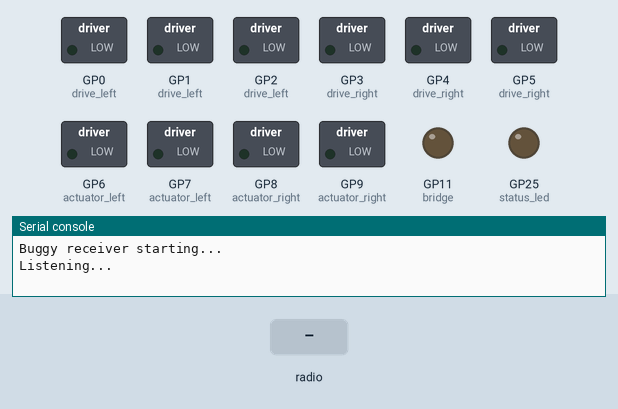
The program below on a simulated Raspberry Pi Pico running MicroPython. Shown: switched loads named in the program (green lamp = pin HIGH), output pins drawn as LEDs (lit = HIGH), the last lines printed to the serial console. The test bench sets the inputs (shaded band). Pins used as bus, display or sensor lines are not drawn.

Above: at 1.2 s.
1.3 s: radio message "1" arrives
At 1.7 s:
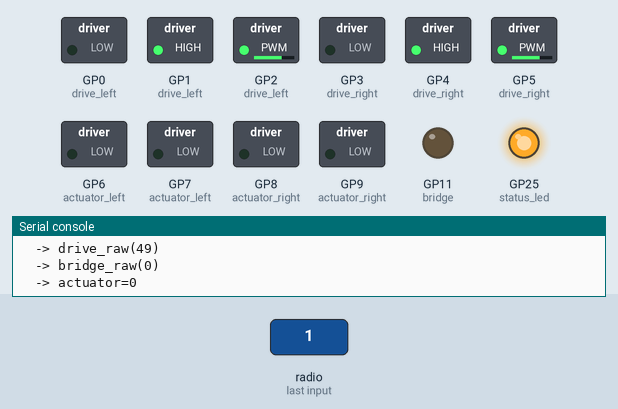
Timing chart, 0 to 4.3 s (numbered marks = the images above; inputs shaded):
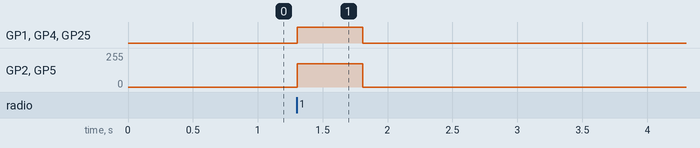

The program:

main.py
```python
"""
Hack-A-Bot Buggy Receiver
"""
import utime
import struct
from machine import Pin, SPI, PWM
from nrf24l01 import NRF24L01

# ---------------------------------------------------------------------------
# Radio configuration — must match transmitter
# ---------------------------------------------------------------------------
RADIO_CHANNEL = 90
PAYLOAD_SIZE  = 5          # "<HHb" = 2+2+1
PIPE_ADDRESS  = b"\xe1\xf0\xf0\xf0\xf0"

PIN_MISO = 12
PIN_SCK  = 14
PIN_MOSI = 15
PIN_CSN  = 20
PIN_CE   = 21

# ---------------------------------------------------------------------------
# DCMotor class
# ---------------------------------------------------------------------------
MAX_POWER = 65535

class DCMotor:
    def __init__(self, pin1, pin2, enable_pin, min_duty=15000, max_duty=65535):
        self.pin1       = pin1
        self.pin2       = pin2
        self.enable_pin = enable_pin
        self.min_duty   = min_duty
        self.max_duty   = max_duty

    def forward(self, speed):
        self.enable_pin.duty_u16(self._duty(speed))
        self.pin1.value(1)
        self.pin2.value(0)

    def backwards(self, speed):
        self.enable_pin.duty_u16(self._duty(speed))
        self.pin1.value(0)
        self.pin2.value(1)

    def stop(self):
        self.enable_pin.duty_u16(0)
        self.pin1.value(0)
        self.pin2.value(0)

    def brake(self):
        self.enable_pin.duty_u16(MAX_POWER)
        self.pin1.value(1)
        self.pin2.value(1)

    def _duty(self, speed):
        if speed <= 0 or speed > 100:
            return 0
        return int(self.min_duty + (self.max_duty - self.min_duty) * (speed / 100))

    def drive_raw(self, raw: int, speed_pct: int = 60):
        """
        Takes a raw 16-bit ADC value (0-65535), centre=32768.
        Drives forward/backward at speed_pct, stops in deadzone.
        """
        DEADZONE = 2000
        offset = raw - 32768
        if abs(offset) < DEADZONE:
            self.stop()
        elif offset > 0:
            self.forward(speed_pct)
        else:
            self.backwards(speed_pct)

class OnOffMotor:
    def __init__(self, pin1, pin2):
        self.pin1 = pin1
        self.pin2 = pin2

    def forward(self):
        self.pin1.value(1)
        self.pin2.value(0)

    def backwards(self):
        self.pin1.value(0)
        self.pin2.value(1)

    def stop(self):
        self.pin1.value(0)
        self.pin2.value(0)

    def drive_raw(self, raw: int):
        DEADZONE = 2000
        offset = raw - 32768
        if abs(offset) < DEADZONE:
            self.stop()
        elif offset > 0:
            self.forward()
        else:
            self.backwards()

# Bridge TT motor
bridge = OnOffMotor(Pin(11, Pin.OUT), Pin(12, Pin.OUT))
# ---------------------------------------------------------------------------
# Motor setup — fill in your GPIO pins below
# ---------------------------------------------------------------------------
PWM_FREQ = 1000

# Buggy drive motors (left and right)
drive_left  = DCMotor(Pin(0,  Pin.OUT),
                      Pin(1,  Pin.OUT),
                      PWM(Pin(2), freq=PWM_FREQ))

drive_right = DCMotor(Pin(3,  Pin.OUT),
                      Pin(4,  Pin.OUT),
                      PWM(Pin(5),freq=PWM_FREQ))

# Actuator motors (left and right lift) — TODO: fill correct pins
actuator_left  = OnOffMotor(Pin(6,  Pin.OUT),
                         Pin(7,  Pin.OUT))

actuator_right = OnOffMotor(Pin(8,  Pin.OUT),
                         Pin(9, Pin.OUT))

# Bridge TT motor
bridge = OnOffMotor(Pin(11, Pin.OUT),
                 Pin(12, Pin.OUT))

DRIVE_SPEED  = 60   # % for buggy
BRIDGE_SPEED = 40   # % for bridge motor
LIFT_SPEED   = 100  # % for actuators (full speed)

# ---------------------------------------------------------------------------
# Stop everything
# ---------------------------------------------------------------------------
def stop_all():
    drive_left.stop()
    drive_right.stop()
    actuator_left.stop()
    actuator_right.stop()
    bridge.stop()

# ---------------------------------------------------------------------------
# Radio init
# ---------------------------------------------------------------------------
def init_radio():
    spi = SPI(1,
              baudrate=4_000_000,
              polarity=0,
              phase=0,
              sck=Pin(PIN_SCK),
              mosi=Pin(PIN_MOSI),
              miso=Pin(PIN_MISO))

    nrf = NRF24L01(spi, cs=Pin(PIN_CSN), ce=Pin(PIN_CE),
                   payload_size=PAYLOAD_SIZE)
    nrf.set_channel(RADIO_CHANNEL)
    nrf.open_rx_pipe(1, PIPE_ADDRESS)
    nrf.start_listening()
    return nrf

# ---------------------------------------------------------------------------
# Packet decoder — matches transmitter "<HHb"
# ---------------------------------------------------------------------------
def decode_packet(buf):
    """Returns (buggy_raw, bridge_raw, actuator) from 5-byte buffer."""

    buggy_raw, bridge_raw, actuator = struct.unpack("<HHb", buf)
    return buggy_raw, bridge_raw, actuator
# ---------------------------------------------------------------------------
# Status LED
# ---------------------------------------------------------------------------
status_led = Pin(25, Pin.OUT)


# ---------------------------------------------------------------------------
# Main loop
# ---------------------------------------------------------------------------
TIMEOUT_MS = 500

def main():
    print("Buggy receiver starting...")
    nrf = init_radio()
    stop_all()
    print("Listening...")

    last_rx = utime.ticks_ms()

    while True:
        if nrf.any():
            buf = nrf.recv()
            last_rx = utime.ticks_ms()
            status_led.toggle()


            try:
                buggy_raw, bridge_raw, actuator = decode_packet(buf)
                print("buggy={} bridge={} act={}".format(buggy_raw >> 8, bridge_raw >> 8, actuator))
            except Exception as e:
                print("Bad packet:", e)
                continue

            # Buggy: both drive motors same direction
            print("  -> drive_raw({})".format(buggy_raw))
            drive_left.drive_raw(buggy_raw, DRIVE_SPEED)
            drive_right.drive_raw(buggy_raw, DRIVE_SPEED)

            # Bridge
            print("  -> bridge_raw({})".format(bridge_raw))
            bridge.drive_raw(bridge_raw)

            # Actuators
            print("  -> actuator={}".format(actuator))
            if actuator == 1:
                actuator_left.forward()
                actuator_right.forward()
            elif actuator == -1:
                actuator_left.backwards()
                actuator_right.backwards()
            else:
                actuator_left.stop()
                actuator_right.stop()

        else:
            if utime.ticks_diff(utime.ticks_ms(), last_rx) > TIMEOUT_MS:
                stop_all()
                status_led.value(0)

        utime.sleep_ms(5)

main()
```

Measured:
- after the input at 1.3 s, GP1 (drive_left), GP4 (drive_right), GP25 (status_led): LOW → HIGH at once, → LOW 0.50 s later; GP2 (drive_left), GP5 (drive_right): 0/255 → 176/255 at once, → 0/255 0.50 s later
